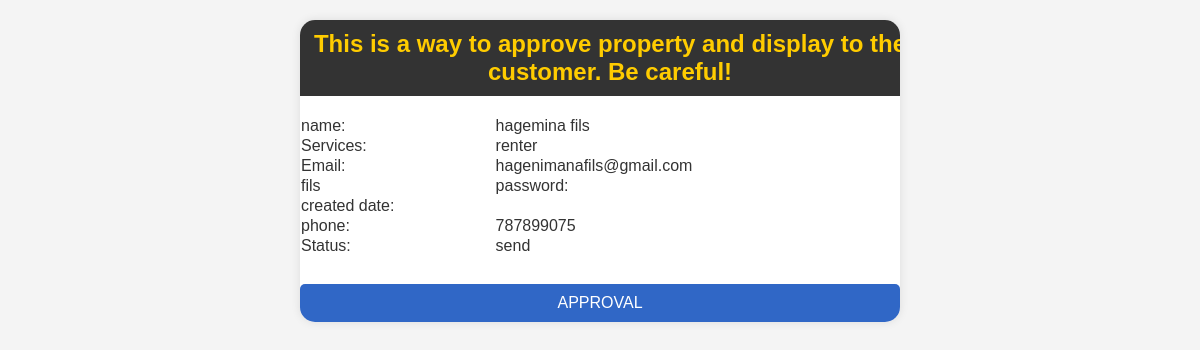
Page /clientsapproval.php?userid=100 on the committed database.
### tables this page shows
CREATE TABLE `welcome` (
  `comeid` int(11) NOT NULL,
  `name` varchar(50) DEFAULT NULL,
  `email` varchar(50) DEFAULT NULL,
  `phone` int(50) DEFAULT NULL,
  `service` varchar(30) DEFAULT NULL,
  `password` varchar(50) DEFAULT NULL,
  `datetime` varchar(30) DEFAULT NULL,
  `status` int(11) DEFAULT NULL
);

### clientsapproval.php (the view, shortened to what this page needs)
<!DOCTYPE html>
<html lang="en">
<head>
</head>
<body>
    <div class="container">
        <nav>
            <span>This is a way to approve property and display to the customer. Be careful!</span>
        </nav>
        <?php
include "connection.php";
$id = $_GET['userid'];
$q = "SELECT * FROM welcome WHERE comeid=$id";
$results = mysqli_query($conn, $q);
if ($r = mysqli_fetch_array($results)) {
    $status = ($r['status'] == 1) ? 'sending' : 'send';
    echo '<table>';
    echo '<tr>';
    echo '<td><label for="name">name:</label></td>';
    echo '<td>' . $r['name'] . '</td>';
    echo '</tr>';
    echo '<tr>';
    echo '<td><label for="name">Services:</label></td>';
    echo '<td>' . $r['service'] . '</td>';
    echo '</tr>';
    echo '<tr>';
    echo '<td><label for="name">Email:</label></td>';
    echo '<td>' . $r['email'] . '</td>';
    echo '</tr>';
    echo '<tr>';
    echo '<td>' . $r['password'] . '</td>';
    echo '<td><label for="name">password:</label></td>';
    echo '</tr>';
    echo '<tr>';
    echo '<td><label for="name">created date:</label></td>';
    echo '<td>' . $r['datetime'] . '</td>';
    echo '</tr>';
    echo '<tr>';
    echo '<td><label for="name">phone:</label></td>';
    echo '<td>' . $r['phone'] . '</td>';
    echo '</tr>';
    echo '<tr>';
    echo '<td><label for="name">Status:</td>';
    echo '<td>' . $status . '</td>';
    echo '</tr>';
    echo '</table>';
    echo '<br>';
    echo '<button type="button" class="approval-btn" onclick="approveProperty(' . $r["comeid"] . ')">approval</button>';
}
?>
    </div>
</body>
</html>

### clientsapproval.php (style rules this page uses)
body { margin: 0; padding: 0; font-family: 'Arial', sans-serif; background-color: #f4f4f4; color: #333; display: flex; flex-direction: column; align-items: center; justify-content: center; min-height: 100vh; }
.container { background-color: #fff; border-radius: 15px; box-shadow: 0 0 10px rgba(0, 0, 0, 0.1); overflow: hidden; width: 80%; max-width: 600px; margin: auto; margin-top: 20px; }
nav { background-color: #333; color: #ffcc00; padding: 10px; text-align: center; display: flex; justify-content: space-between; width: 100%; }
nav span { font-size: 1.5em; font-weight: bold; }
table { border-collapse: collapse; width: 100%; margin-top: 20px; }
.approval-btn { width: 100%; text-align: center; font-size: 16px; color: #fff; background-color: #3067c6; padding: 10px; text-transform: uppercase; border: none; border-radius: 5px; cursor: pointer; margin-top: 10px; }

### rows in the picture
welcome: name "hagemina fils", service "renter", email "hagenimanafils@gmail.com", password "fils", phone "787899075", status "send"
